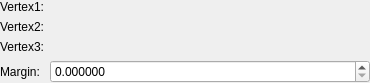
<?xml version="1.0" encoding="UTF-8"?>
<ui version="4.0">
 <class>TriangleShapeSetter</class>
 <widget class="QWidget" name="TriangleShapeSetter">
  <property name="geometry">
   <rect>
    <x>0</x>
    <y>0</y>
    <width>370</width>
    <height>74</height>
   </rect>
  </property>
  <property name="windowTitle">
   <string>Form</string>
  </property>
  <layout class="QFormLayout" name="formLayout">
   <property name="leftMargin">
    <number>0</number>
   </property>
   <property name="topMargin">
    <number>0</number>
   </property>
   <property name="rightMargin">
    <number>0</number>
   </property>
   <property name="bottomMargin">
    <number>0</number>
   </property>
   <item row="0" column="0">
    <widget class="QLabel" name="label">
     <property name="text">
      <string>Vertex1:</string>
     </property>
    </widget>
   </item>
   <item row="0" column="1">
    <widget class="Vec3Setter" name="widgetV1" native="true"/>
   </item>
   <item row="1" column="0">
    <widget class="QLabel" name="label_2">
     <property name="text">
      <string>Vertex2:</string>
     </property>
    </widget>
   </item>
   <item row="1" column="1">
    <widget class="Vec3Setter" name="widgetV2" native="true"/>
   </item>
   <item row="2" column="0">
    <widget class="QLabel" name="label_3">
     <property name="text">
      <string>Vertex3:</string>
     </property>
    </widget>
   </item>
   <item row="2" column="1">
    <widget class="Vec3Setter" name="widgetV3" native="true"/>
   </item>
   <item row="3" column="0">
    <widget class="QLabel" name="label_4">
     <property name="text">
      <string>Margin:</string>
     </property>
    </widget>
   </item>
   <item row="3" column="1">
    <widget class="QDoubleSpinBox" name="spinBoxMargin">
     <property name="decimals">
      <number>6</number>
     </property>
    </widget>
   </item>
  </layout>
 </widget>
 <customwidgets>
  <customwidget>
   <class>Vec3Setter</class>
   <extends>QWidget</extends>
   <header>vec3setter.h</header>
   <container>1</container>
  </customwidget>
 </customwidgets>
 <resources/>
 <connections/>
</ui>
